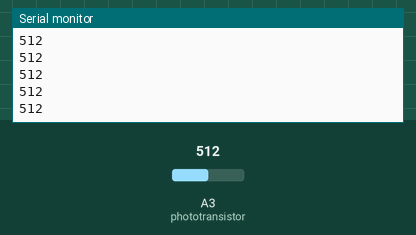
A sketch run on a simulated Arduino Uno, built with avr-gcc and run on an emulated ATmega328P. Parts: the last lines printed to the serial monitor. The inputs (shaded band) are chosen by the test bench; at power-on: A3 (phototransistor) = 512.

Above: at 1.2 s.
1.3 s: A3 (phototransistor) set to 716
At 2.4 s:
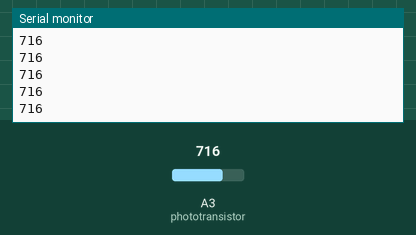
2.8 s: A3 (phototransistor) set to 900
At 3.4 s:
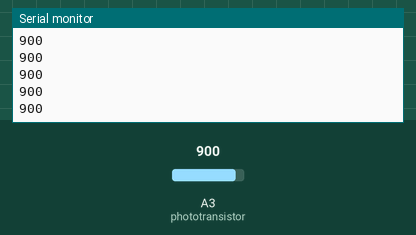
Timing chart, 0 to 5.8 s (numbered marks = the images above; inputs shaded):
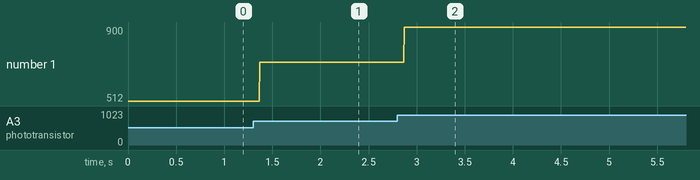

Measured:
- after the input at 1.3 s, the serial monitor: prints a new line after 0.07 s (image 1)
- after the input at 2.8 s, the serial monitor: prints a new line after 0.07 s (image 2)
- plotted number 1: 512 → 716 after the input at 1.3 s, 716 → 900 after the input at 2.8 s

The sketch:

PhototransistorsV2.ino
```cpp
// Phototransistor Demo
// Demo Program to view what analog values the phototransistor provides

/*
 * Rempacer le #define avec des variables et une fonction
 * Modification par M. Crowley, 2023-03
 */

// Accessing the photoresistor
int phototransistor = A3; // connected to analog pin 3
int phototransistorState() {
  return analogRead(phototransistor);
}

void setup()                  // Built-in setup() initialization function runs once
{
  //Set the Serial Monitor to run
  Serial.begin(9600);
}

void loop()                   // Built-in loop repeats forever after setup() function finishes
{
  //Display the value from the phototransistor on the Serial Monitor
  Serial.println(phototransistorState());
}
```
